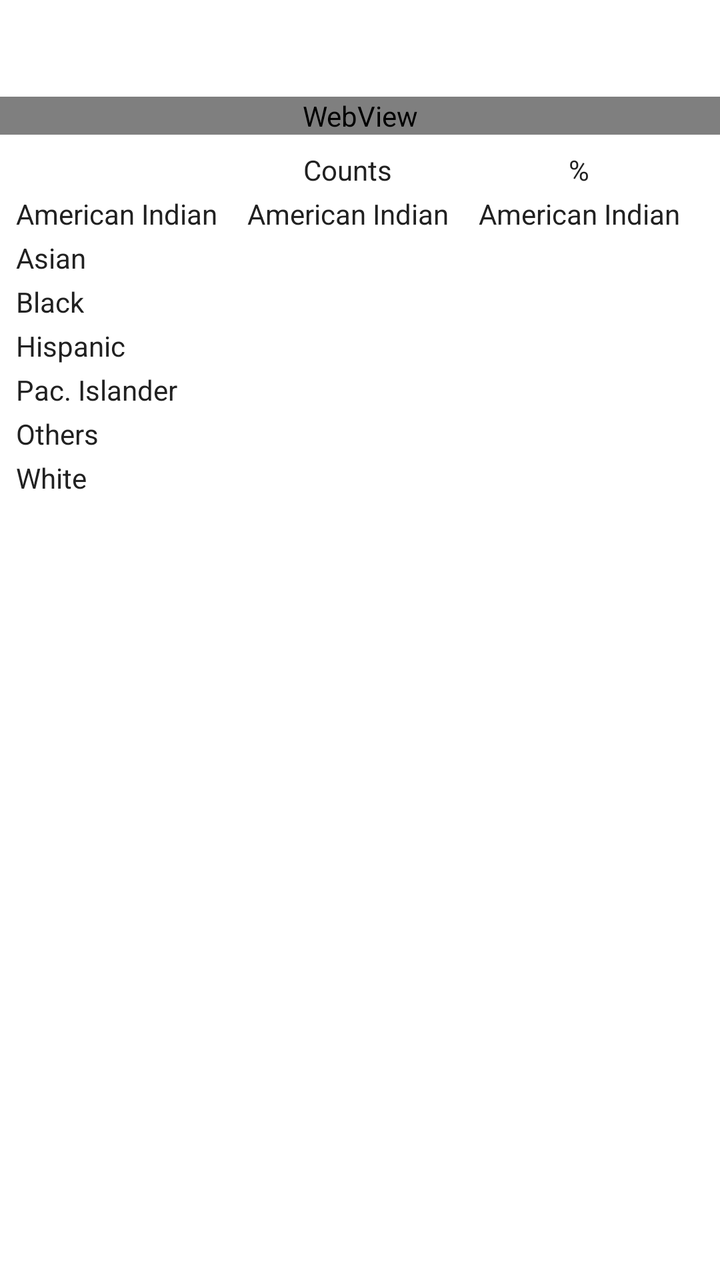
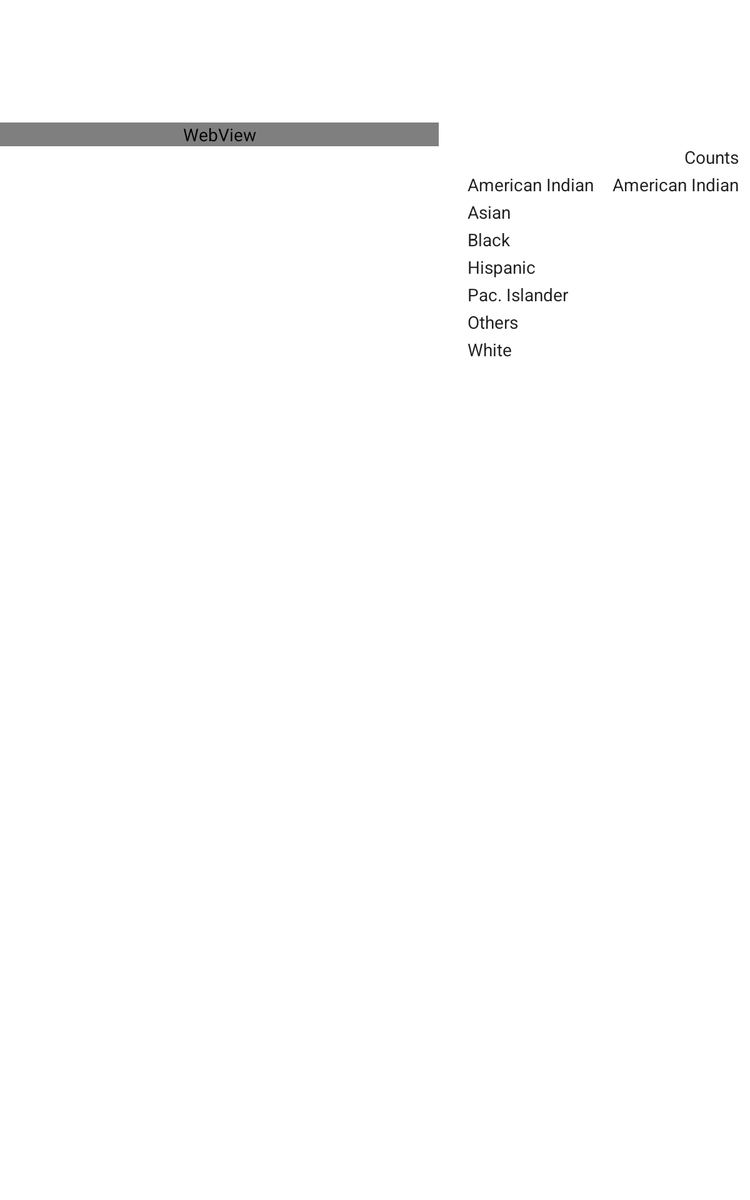

Compare how this app lays out the same screen by default and in its alternative resource folder. The renders come first, then the two layout files and the values they reference.
<!-- AndroidManifest.xml: application theme AppTheme -->
<!-- res/layout/fragment_aoireport.xml -->
<RelativeLayout
    xmlns:android="http://schemas.android.com/apk/res/android"
    xmlns:tools="http://schemas.android.com/tools"
    android:layout_width="match_parent"
    android:layout_height="match_parent"
    android:id="@+id/report"
    android:background="#ffffff"
    tools:context="com.aina.adnd.popestimator.AOIReportFragment">

    <TextView
        android:layout_width="wrap_content"
        android:layout_height="wrap_content"
        android:id="@+id/subtitle"
        android:textColor="@color/primary_text"
        android:textSize="16sp"
        android:textStyle="bold"
        android:layout_centerHorizontal="true"/>
    <TextView
        android:layout_width="wrap_content"
        android:layout_height="wrap_content"
        android:id="@+id/subsubtitle"
        android:layout_below="@+id/subtitle"
        android:textColor="@color/primary_text"
        android:textSize="16sp"
        android:layout_marginBottom="5dp"
        android:layout_centerHorizontal="true"/>

    <WebView
        android:id="@+id/webView1"
        android:layout_width="match_parent"
        android:layout_height="wrap_content"
        android:layout_below="@+id/subsubtitle" />

    <GridLayout
        android:id="@+id/grid"
        android:layout_width="wrap_content"
        android:layout_height="wrap_content"
        android:columnCount="3"
        android:orientation="vertical"
        android:padding="@dimen/widget_margin"
        android:layout_below="@+id/webView1"
        android:layout_centerHorizontal="true">

        <TextView
            android:layout_column="0"
            android:layout_row="0"
            android:layout_marginBottom="@dimen/grid_margin_bottom"
            android:layout_marginEnd="@dimen/grid_margin_right"
            android:textColor="@color/primary_text"
            />
        <TextView
            android:text="@string/counts"
            android:layout_column="1"
            android:layout_row="0"
            android:layout_marginBottom="@dimen/grid_margin_bottom"
            android:layout_marginEnd="@dimen/grid_margin_right"
            android:gravity="center_vertical|end"
            android:layout_gravity="center_horizontal"
            android:textColor="@color/primary_text"/>
        <TextView
            android:text="@string/percentage"
            android:layout_column="2"
            android:layout_row="0"
            android:layout_marginBottom="@dimen/grid_margin_bottom"
            android:layout_marginEnd="@dimen/grid_margin_right"
            android:gravity="center_vertical|end"
            android:layout_gravity="center_horizontal"
            android:textColor="@color/primary_text"/>


        <TextView
            android:text="@string/amerindian"
            android:layout_column="0"
            android:layout_row="1"
            android:layout_marginBottom="@dimen/grid_margin_bottom"
            android:layout_marginEnd="@dimen/grid_margin_right"
            android:textColor="@color/primary_text"
            />
        <TextView
            android:text="@string/amerindian"
            android:id="@+id/amerindian1"
            android:layout_column="1"
            android:layout_row="1"
            android:layout_marginBottom="@dimen/grid_margin_bottom"
            android:layout_marginEnd="@dimen/grid_margin_right"
            android:gravity="center_vertical|end"
            android:layout_gravity="end"
            android:textColor="@color/primary_text"/>
        <TextView
            android:text="@string/amerindian"
            android:id="@+id/amerindian2"
            android:layout_column="2"
            android:layout_row="1"
            android:layout_marginBottom="@dimen/grid_margin_bottom"
            android:layout_marginEnd="@dimen/grid_margin_right"
            android:gravity="center_vertical|end"
            android:layout_gravity="end"
            android:textColor="@color/primary_text"/>

        <TextView
            android:text="@string/asian"
            android:layout_column="0"
            android:layout_row="2"
            android:layout_marginBottom="@dimen/grid_margin_bottom"
            android:layout_marginEnd="@dimen/grid_margin_right"
            android:textColor="@color/primary_text"
            />
        <TextView
            android:id="@+id/asian1"
            android:layout_column="1"
            android:layout_row="2"
            android:layout_marginBottom="@dimen/grid_margin_bottom"
            android:layout_marginEnd="@dimen/grid_margin_right"
            android:layout_gravity="end"
            android:textColor="@color/primary_text"/>
        <TextView
            android:id="@+id/asian2"
            android:layout_column="2"
            android:layout_row="2"
            android:layout_marginBottom="@dimen/grid_margin_bottom"
            android:layout_marginEnd="@dimen/grid_margin_right"
            android:layout_gravity="end"
            android:textColor="@color/primary_text"/>

        <TextView
            android:text="@string/black"
            android:layout_column="0"
            android:layout_row="3"
            android:layout_marginBottom="@dimen/grid_margin_bottom"
            android:layout_marginEnd="@dimen/grid_margin_right"
            android:textColor="@color/primary_text"
            />
        <TextView
            android:id="@+id/black1"
            android:layout_column="1"
            android:layout_row="3"
            android:layout_marginBottom="@dimen/grid_margin_bottom"
            android:layout_marginEnd="@dimen/grid_margin_right"
            android:layout_gravity="end"
            android:textColor="@color/primary_text"/>
        <TextView
            android:id="@+id/black2"
            android:layout_column="2"
            android:layout_row="3"
            android:layout_marginBottom="@dimen/grid_margin_bottom"
            android:layout_marginEnd="@dimen/grid_margin_right"
            android:layout_gravity="end"
            android:textColor="@color/primary_text"/>

        <TextView
            android:text="@string/hispanic"
            android:layout_column="0"
            android:layout_row="4"
            android:layout_marginBottom="@dimen/grid_margin_bottom"
            android:layout_marginEnd="@dimen/grid_margin_right"
            android:textColor="@color/primary_text"
            />
        <TextView
            android:id="@+id/hispanic1"
            android:layout_column="1"
            android:layout_row="4"
            android:layout_marginBottom="@dimen/grid_margin_bottom"
            android:layout_marginEnd="@dimen/grid_margin_right"
            android:layout_gravity="end"
            android:textColor="@color/primary_text"/>
        <TextView
            android:id="@+id/hispanic2"
            android:layout_column="2"
            android:layout_row="4"
            android:layout_marginBottom="@dimen/grid_margin_bottom"
            android:layout_marginEnd="@dimen/grid_margin_right"
            android:layout_gravity="end"
            android:textColor="@color/primary_text"/>

        <TextView
            android:text="@string/pacislander"
            android:layout_column="0"
            android:layout_row="5"
            android:layout_marginBottom="@dimen/grid_margin_bottom"
            android:layout_marginEnd="@dimen/grid_margin_right"
            android:textColor="@color/primary_text"
            />
        <TextView
            android:id="@+id/pacislander1"
            android:layout_column="1"
            android:layout_row="5"
            android:layout_marginBottom="@dimen/grid_margin_bottom"
            android:layout_marginEnd="@dimen/grid_margin_right"
            android:layout_gravity="end"
            android:textColor="@color/primary_text"/>
        <TextView
            android:id="@+id/pacislander2"
            android:layout_column="2"
            android:layout_row="5"
            android:layout_marginBottom="@dimen/grid_margin_bottom"
            android:layout_marginEnd="@dimen/grid_margin_right"
            android:layout_gravity="end"
            android:textColor="@color/primary_text"/>

        <TextView
            android:text="@string/others"
            android:layout_column="0"
            android:layout_row="6"
            android:layout_marginBottom="@dimen/grid_margin_bottom"
            android:layout_marginEnd="@dimen/grid_margin_right"
            android:textColor="@color/primary_text" />
        <TextView
            android:id="@+id/others1"
            android:layout_column="1"
            android:layout_row="6"
            android:layout_marginBottom="@dimen/grid_margin_bottom"
            android:layout_marginEnd="@dimen/grid_margin_right"
            android:layout_gravity="end"
            android:textColor="@color/primary_text"/>
        <TextView
            android:id="@+id/others2"
            android:layout_column="2"
            android:layout_row="6"
            android:layout_marginBottom="@dimen/grid_margin_bottom"
            android:layout_marginEnd="@dimen/grid_margin_right"
            android:layout_gravity="end"
            android:textColor="@color/primary_text"/>

        <TextView
            android:text="@string/white"
            android:layout_column="0"
            android:layout_row="7"
            android:layout_marginBottom="@dimen/grid_margin_bottom"
            android:layout_marginEnd="@dimen/grid_margin_right"
            android:textColor="@color/primary_text"
            />
        <TextView
            android:id="@+id/white1"
            android:layout_column="1"
            android:layout_row="7"
            android:layout_marginBottom="@dimen/grid_margin_bottom"
            android:layout_marginEnd="@dimen/grid_margin_right"
            android:layout_gravity="end"
            android:textColor="@color/primary_text"/>
        <TextView
            android:id="@+id/white2"
            android:layout_column="2"
            android:layout_row="7"
            android:layout_marginBottom="@dimen/grid_margin_bottom"
            android:layout_marginEnd="@dimen/grid_margin_right"
            android:layout_gravity="end"
            android:textColor="@color/primary_text"/>

    </GridLayout>

</RelativeLayout>
<!-- resources referenced by this layout -->
<resources>
  <color name="primary_text">#212121</color>
  <dimen name="grid_margin_bottom">3dp</dimen>
  <dimen name="grid_margin_right">15dp</dimen>
  <dimen name="widget_margin">8dp</dimen>
  <string name="amerindian">American Indian</string>
  <string name="asian">Asian</string>
  <string name="black">Black</string>
  <string name="counts">Counts</string>
  <string name="hispanic">Hispanic</string>
  <string name="others">Others</string>
  <string name="pacislander">Pac. Islander</string>
  <string name="percentage">%</string>
  <string name="white">White</string>
  <style name="AppTheme" parent="Theme.AppCompat.Light.DarkActionBar">
  
          <item name="colorPrimary">@color/primary</item>
          <item name="colorPrimaryDark">@color/primary_dark</item>
          <item name="colorAccent">@color/accent</item>
          <item name="android:textColorPrimary">@color/primary_text</item>
          <item name="android:textColorSecondary">@color/secondary_text</item>
  
          <item name="android:windowExitTransition" tools:targetApi="lollipop">
              @android:transition/slide_right</item>
          <item name="android:windowContentTransitions" tools:targetApi="lollipop">true</item>
  
      </style>
  <color name="primary">#673AB7</color>
  <color name="primary_dark">#512DA8</color>
  <color name="accent">#7C4DFF</color>
  <color name="secondary_text">#727272</color>
</resources>
<!-- res/layout-sw600dp/fragment_aoireport.xml (the repository's variant of the layout above) -->
<!-- drawn on a 7-inch tablet held upright -->
<RelativeLayout
    xmlns:android="http://schemas.android.com/apk/res/android"
    xmlns:tools="http://schemas.android.com/tools"
    android:layout_width="match_parent"
    android:layout_height="match_parent"
    android:background="#ffffff"
    tools:context="com.aina.adnd.popestimator.AOIReportFragment">

    <TextView
        android:layout_width="wrap_content"
        android:layout_height="wrap_content"
        android:id="@+id/subtitle"
        android:textColor="@color/primary_text"
        android:textSize="16sp"
        android:textStyle="bold"
        android:layout_centerHorizontal="true"
        android:layout_marginTop="20dp"
        android:layout_marginBottom="5dp"/>
    <TextView
        android:layout_width="wrap_content"
        android:layout_height="wrap_content"
        android:id="@+id/subsubtitle"
        android:layout_below="@+id/subtitle"
        android:textColor="@color/primary_text"
        android:textSize="16sp"
        android:layout_centerHorizontal="true" />

    <LinearLayout
        android:layout_width="match_parent"
        android:layout_height="match_parent"
        android:layout_below="@+id/subsubtitle"
        android:orientation="horizontal"
        android:layout_marginTop="10dp">

        <WebView
            android:id="@+id/webView1"
            android:layout_width="0dp"
            android:layout_height="wrap_content"
            android:layout_weight="3"
            android:layout_marginTop="20dp"/>

        <GridLayout
            android:layout_width="0dp"
            android:layout_height="wrap_content"
            android:columnCount="3"
            android:orientation="vertical"
            android:padding="@dimen/widget_margin"
            android:layout_weight="2"
            android:layout_marginTop="30dp"
            android:layout_marginStart="@dimen/grid_margin_right">


            <TextView
                android:layout_column="0"
                android:layout_row="0"
                android:layout_marginBottom="@dimen/grid_margin_bottom"
                android:layout_marginEnd="@dimen/grid_margin_right"
                android:textColor="@color/primary_text"
                />
            <TextView
                android:text="@string/counts"
                android:layout_column="1"
                android:layout_row="0"
                android:layout_marginBottom="@dimen/grid_margin_bottom"
                android:layout_marginEnd="@dimen/grid_margin_right"
                android:gravity="center_vertical|end"
                android:layout_gravity="end"
                android:textColor="@color/primary_text"/>
            <TextView
                android:text="@string/percentage"
                android:layout_column="2"
                android:layout_row="0"
                android:layout_marginBottom="@dimen/grid_margin_bottom"
                android:layout_marginEnd="@dimen/grid_margin_right"
                android:gravity="center_vertical|end"
                android:layout_gravity="end"
                android:textColor="@color/primary_text"/>


            <TextView
                android:text="@string/amerindian"
                android:layout_column="0"
                android:layout_row="1"
                android:layout_marginBottom="@dimen/grid_margin_bottom"
                android:layout_marginEnd="@dimen/grid_margin_right"
                android:textColor="@color/primary_text"
                />
            <TextView
                android:text="@string/amerindian"
                android:id="@+id/amerindian1"
                android:layout_column="1"
                android:layout_row="1"
                android:layout_marginBottom="@dimen/grid_margin_bottom"
                android:layout_marginEnd="@dimen/grid_margin_right"
                android:gravity="center_vertical|end"
                android:layout_gravity="end"
                android:textColor="@color/primary_text"/>
            <TextView
                android:text="@string/amerindian"
                android:id="@+id/amerindian2"
                android:layout_column="2"
                android:layout_row="1"
                android:layout_marginBottom="@dimen/grid_margin_bottom"
                android:layout_marginEnd="@dimen/grid_margin_right"
                android:gravity="center_vertical|end"
                android:layout_gravity="end"
                android:textColor="@color/primary_text"/>

            <TextView
                android:text="@string/asian"
                android:layout_column="0"
                android:layout_row="2"
                android:layout_marginBottom="@dimen/grid_margin_bottom"
                android:layout_marginEnd="@dimen/grid_margin_right"
                android:textColor="@color/primary_text"
                />
            <TextView
                android:id="@+id/asian1"
                android:layout_column="1"
                android:layout_row="2"
                android:layout_marginBottom="@dimen/grid_margin_bottom"
                android:layout_marginEnd="@dimen/grid_margin_right"
                android:layout_gravity="end"
                android:textColor="@color/primary_text"/>
            <TextView
                android:id="@+id/asian2"
                android:layout_column="2"
                android:layout_row="2"
                android:layout_marginBottom="@dimen/grid_margin_bottom"
                android:layout_marginEnd="@dimen/grid_margin_right"
                android:layout_gravity="end"
                android:textColor="@color/primary_text"/>

            <TextView
                android:text="@string/black"
                android:layout_column="0"
                android:layout_row="3"
                android:layout_marginBottom="@dimen/grid_margin_bottom"
                android:layout_marginEnd="@dimen/grid_margin_right"
                android:textColor="@color/primary_text"
                />
            <TextView
                android:id="@+id/black1"
                android:layout_column="1"
                android:layout_row="3"
                android:layout_marginBottom="@dimen/grid_margin_bottom"
                android:layout_marginEnd="@dimen/grid_margin_right"
                android:layout_gravity="end"
                android:textColor="@color/primary_text"/>
            <TextView
                android:id="@+id/black2"
                android:layout_column="2"
                android:layout_row="3"
                android:layout_marginBottom="@dimen/grid_margin_bottom"
                android:layout_marginEnd="@dimen/grid_margin_right"
                android:layout_gravity="end"
                android:textColor="@color/primary_text"/>

            <TextView
                android:text="@string/hispanic"
                android:layout_column="0"
                android:layout_row="4"
                android:layout_marginBottom="@dimen/grid_margin_bottom"
                android:layout_marginEnd="@dimen/grid_margin_right"
                android:textColor="@color/primary_text"
                />
            <TextView
                android:id="@+id/hispanic1"
                android:layout_column="1"
                android:layout_row="4"
                android:layout_marginBottom="@dimen/grid_margin_bottom"
                android:layout_marginEnd="@dimen/grid_margin_right"
                android:layout_gravity="end"
                android:textColor="@color/primary_text"/>
            <TextView
                android:id="@+id/hispanic2"
                android:layout_column="2"
                android:layout_row="4"
                android:layout_marginBottom="@dimen/grid_margin_bottom"
                android:layout_marginEnd="@dimen/grid_margin_right"
                android:layout_gravity="end"
                android:textColor="@color/primary_text"/>

            <TextView
                android:text="@string/pacislander"
                android:layout_column="0"
                android:layout_row="5"
                android:layout_marginBottom="@dimen/grid_margin_bottom"
                android:layout_marginEnd="@dimen/grid_margin_right"
                android:textColor="@color/primary_text"
                />
            <TextView
                android:id="@+id/pacislander1"
                android:layout_column="1"
                android:layout_row="5"
                android:layout_marginBottom="@dimen/grid_margin_bottom"
                android:layout_marginEnd="@dimen/grid_margin_right"
                android:layout_gravity="end"
                android:textColor="@color/primary_text"/>
            <TextView
                android:id="@+id/pacislander2"
                android:layout_column="2"
                android:layout_row="5"
                android:layout_marginBottom="@dimen/grid_margin_bottom"
                android:layout_marginEnd="@dimen/grid_margin_right"
                android:layout_gravity="end"
                android:textColor="@color/primary_text"/>

            <TextView
                android:text="@string/others"
                android:layout_column="0"
                android:layout_row="6"
                android:layout_marginBottom="@dimen/grid_margin_bottom"
                android:layout_marginEnd="@dimen/grid_margin_right"
                android:textColor="@color/primary_text" />
            <TextView
                android:id="@+id/others1"
                android:layout_column="1"
                android:layout_row="6"
                android:layout_marginBottom="@dimen/grid_margin_bottom"
                android:layout_marginEnd="@dimen/grid_margin_right"
                android:layout_gravity="end"
                android:textColor="@color/primary_text"/>
            <TextView
                android:id="@+id/others2"
                android:layout_column="2"
                android:layout_row="6"
                android:layout_marginBottom="@dimen/grid_margin_bottom"
                android:layout_marginEnd="@dimen/grid_margin_right"
                android:layout_gravity="end"
                android:textColor="@color/primary_text"/>

            <TextView
                android:text="@string/white"
                android:layout_column="0"
                android:layout_row="7"
                android:layout_marginBottom="@dimen/grid_margin_bottom"
                android:layout_marginEnd="@dimen/grid_margin_right"
                android:textColor="@color/primary_text"
                />
            <TextView
                android:id="@+id/white1"
                android:layout_column="1"
                android:layout_row="7"
                android:layout_marginBottom="@dimen/grid_margin_bottom"
                android:layout_marginEnd="@dimen/grid_margin_right"
                android:layout_gravity="end"
                android:textColor="@color/primary_text"/>
            <TextView
                android:id="@+id/white2"
                android:layout_column="2"
                android:layout_row="7"
                android:layout_marginBottom="@dimen/grid_margin_bottom"
                android:layout_marginEnd="@dimen/grid_margin_right"
                android:layout_gravity="end"
                android:textColor="@color/primary_text"/>

        </GridLayout>


    </LinearLayout>

</RelativeLayout>
